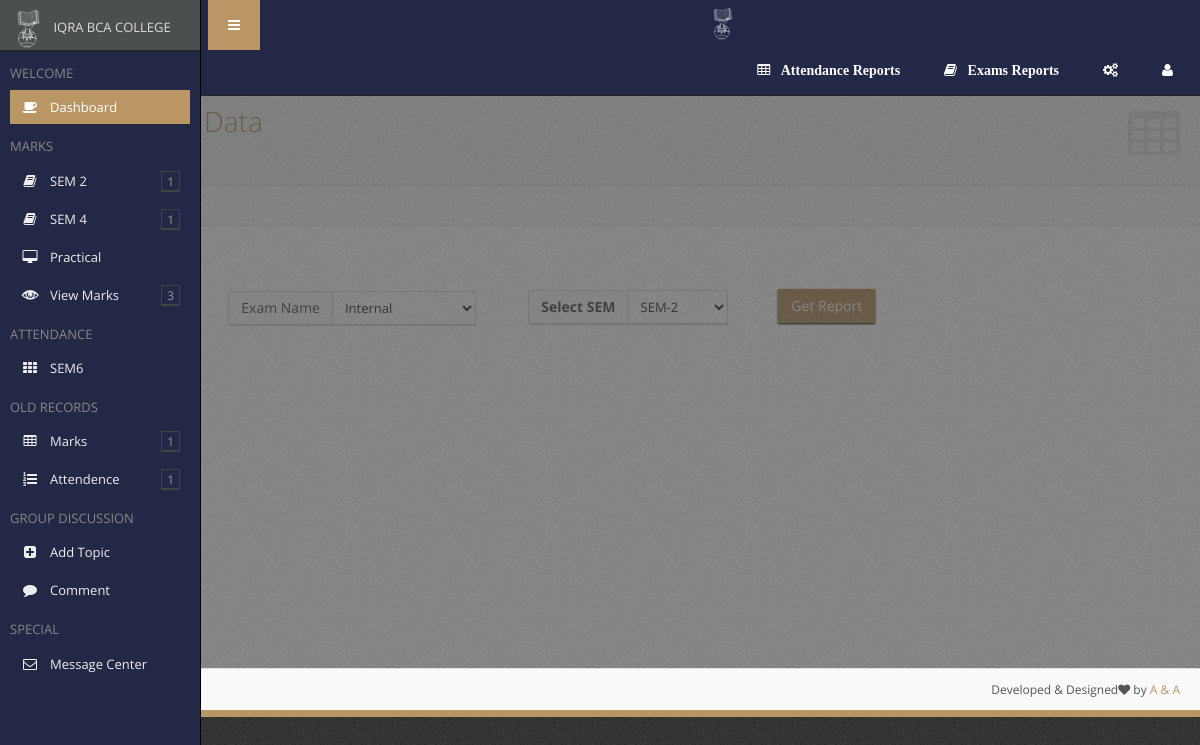
The page /faculty/pass.php (signed in) on the database its author committed.
### tables this page shows
CREATE TABLE `subject_tbl` (
  `subid` int(11) NOT NULL AUTO_INCREMENT,
  `scode` int(11) NOT NULL,
  `sname` varchar(50) NOT NULL,
  `sem` int(11) NOT NULL,
  `fid` int(11) DEFAULT NULL,
  PRIMARY KEY (`subid`)
);

CREATE TABLE `faculty_sem_tbl` (
  `fsid` int(11) NOT NULL AUTO_INCREMENT,
  `year` varchar(10) NOT NULL,
  `sem` int(11) DEFAULT NULL,
  `fid` int(11) NOT NULL,
  PRIMARY KEY (`fsid`)
);

### faculty/pass.php (the view, shortened to what this page needs)
<?php
include("page_content/listheader.php");
?>
</ul>
	<div class="row gutter30">
    <form method="post" id="form1" action="">
		<div class="col-sm-3 col-sm-offset-2">
			<div class="block" style="border: none;box-shadow: none;margin:20px 0">
					<div class="input-group">
						<span class="input-group-addon">Exam Name</span>
						<select name="exid" class="form-control">
							<?php
							$r=mysql_query("select * from exam_tbl where exname!='Practical' AND exname!='Performance'");
							while($r1=mysql_fetch_object($r)){?>
								<option value="<?= $r1->exid?>" <?php if(isset($_REQUEST["exid"])){if($r1->exid==$_REQUEST["exid"]){echo "selected";}}?>><?= $r1->exname ?></option>
							<?php }?>
						</select>
					</div>
					<div class="input-group" style="margin:-35px 0 0 300px;width:200px;">
							<span class="input-group-addon"><b>Select SEM</b></span>
							<select name="sem" class="form-control"  >
							    <?php
                                    $e=mysql_query("select * from student_sem_tbl where year='".$_SESSION["year"]."' group by sem");
                                    while($e1=mysql_fetch_object($e))
                                    { if($e1->sem!=null && $e1->sem%2==0){
                                $flag++;
                            }}
                            if($flag!=0)
                            {   $e=mysql_query("select * from student_sem_tbl where year='".$_SESSION["year"]."' AND sem%2=0 group by year,sem");
                                 while($e1=mysql_fetch_object($e)){
                            ?>
                                <option value='<?= $e1->sem; ?>' <?php if(isset($_REQUEST["sem"])){if($_REQUEST["sem"]==$e1->sem){echo "SELECTED";}}?> >SEM-<?= $e1->sem; ?></option>
                                <?php }}else{
                            $e=mysql_query("select * from student_sem_tbl where year='".$_SESSION["year"]."'group by year,sem");
                         while($e1=mysql_fetch_object($e)){
                            ?><option value='<?= $e1->sem; ?>' <?php if(isset($_REQUEST["sem"])){if($_REQUEST["sem"]==$e1->sem){echo "SELECTED";}}?> >SEM-<?= $e1->sem; ?></option><?php }}?>
							</select>
                        </div>
						<div class="input-group"  style="margin:-35px 0 0 550px;" >
							<input type="submit" name="sbtn" class="btn btn-primary" value="Get Report">
						</div>
					</div>
				</div>
                </form>
			</div>
			</div>
		</div>
<?php include("page_content/listfooter.php");?>

### faculty/page_content/left-side.php (shortened to what this page needs)
 <div id="sidebar-left" class="enable-hover">
  <div class="sidebar-content">
    <form action="page_ready_search_results.html" method="post" class="sidebar-search"><img src="img/iqra.svg" width="45" height="auto" alt="">
      IQRA BCA COLLEGE
    </form>
    <div class="sidebar-left-scroll">
      <ul class="sidebar-nav">
        <li>
          <h2 class="sidebar-header">Welcome</h2>
        </li>
        <li> <a href="index.php" class=" active"><i class="icon-coffee"></i>Dashboard</a> </li>
          <?php  include("DatabaseFiles/cn.php");
                $flag=0;
              $d=mysql_query("select * from student_sem_tbl where year='".$_SESSION["year"]."' group by sem");
              while($d1=mysql_fetch_object($d))
              { if($d1->sem!=null && $d1->sem%2==0){
              $flag++;
              }}
              if($flag!=0)
              {
                $s=mysql_query("select * from subject_tbl where sem%2=0 AND fid=".$_SESSION["fid"]." group by sem");
              }else
              {
                $s=mysql_query("select * from subject_tbl where sem%2!=0 AND fid=".$_SESSION["fid"]." group by sem");
              }
                $s2=mysql_fetch_object($s);
                if($s2)
                {?>
               <li>
                  <h2 class="sidebar-header"> Marks</h2>
               </li>
            <?php
                if($flag!=0)
                {
                    $s=mysql_query("select * from subject_tbl where sem%2=0 AND fid=".$_SESSION["fid"]." group by sem");
                }
                else
                {
                    $s=mysql_query("select * from subject_tbl where sem%2!=0 AND fid=".$_SESSION["fid"]." group by sem");
                }
                while($s1=mysql_fetch_object($s))
                 {
            ?>   <li><a href="#" class="menu-link"><i class="icon-book"></i>SEM <?= $s1->sem?></a>
                 <ul><?php
                       $r=mysql_query("select * from subject_tbl where fid=".$_SESSION["fid"]." AND sem=".$s1->sem);
                        while($r1=mysql_fetch_object($r))
                        {
                     ?>
                  <li><a href='exam_subject_form.php?subid=<?= $r1->subid?>'><?= $r1->sname?></a></li><?php }?></ul></li>
                <?php }?>
                 <li><a href='practical.php'><i class="icon-desktop"></i>Practical</a></li>
           <li> <a href='#' class="menu-link"><i class="glyphicon-eye_open"></i>View Marks</a>
          </li>
            <?php } if($_SESSION["sem"]!=""){?>
             <li>
                  <h2 class="sidebar-header">Attendance</h2>
             </li>
            <?php
                $r=mysql_query("select faculty_sem_tbl.* from login_tbl inner join faculty_sem_tbl where login_tbl.fid=faculty_sem_tbl.fid AND faculty_sem_tbl.sem=".$_SESSION["sem"]." AND faculty_sem_tbl.year='".$_SESSION["year"]."'");
                while($r1=mysql_fetch_object($r))
                {
            ?>
          <li> <a href="attendence_form.php"><i class="icon-th"></i>SEM<?= $r1->sem?></a></li>
         <?php }if($_SESSION["sem"]!=6){?>
          <?php }} if(isset($_SESSION["ffid"])){?>
            <li>
                <h2 class="sidebar-header">Old Records</h2>
            </li>
            <li> <a href='#' class="menu-link"><i class="icon-table"></i>Marks</a>
            </li>
            <li> <a href='#' class="menu-link"><i class="icon-list-ol"></i>Attendence</a>
            </li> <?php }if(!$s2){?>
                <li>
                  <h2 class="sidebar-header"> Marks</h2>
               </li>
            <li><a href='practical.php'><i class="icon-desktop"></i>Practical</a></li><?php }?>
          <li>
          <h2 class="sidebar-header">Group Discussion</h2>
          </li>
          <li> <a href='add_topic_form.php' class=""><i class="icon-plus-sign-alt"></i>Add Topic</a></li>
          <li> <a href='topic_comment_list.php' class=""><i class="icon-comment"></i>Comment</a></li>
          <li>
          <h2 class="sidebar-header">Special</h2>
          </li>
          <li> <a href='message_center.php' class=""><i class="icon-envelope-alt"></i>Message Center</a></li>
      </ul>
    </div>
  </div>
</div>

### faculty/css/main-1.03.css (style rules this page uses)
body { font-family:"Open Sans","Helvetica Neue",Helvetica,Arial,sans-serif;color:#555;font-size:13px;background:#454545 url(../img/template/bg.png) top left repeat }
header,#sidebar-left,#sidebar-right,#fx-container { -moz-transition:all .3s ease-out;-webkit-transition:all .3s ease-out;transition:all .3s ease-out }
header,#sidebar-left,#sidebar-right { -webkit-transform:translateZ(0);transform:translateZ(0) }
#sidebar-left,#sidebar-right { width:201px;top:0;bottom:0;z-index:1039;position:fixed;overflow:hidden;background-color:#222845 }
#sidebar-left { left:-201px;border-right:1px solid #000 }
.sidebar-left-open .sidebar-nav li a.active { margin-left:0;margin-right:0;padding:0 10px }
.sidebar-left-open #sidebar-left,.sidebar-left-open #sidebar-left.enable-hover { left:0 }
.sidebar-content { width:200px;color:#ddd }
.sidebar-search { height:51px;padding:5px;background:#4c4f4f;border-bottom:1px solid #222 }
.sidebar-header { margin:15px 0 10px;padding:0;color:#888;font-size:13px;font-weight:400;text-transform:uppercase }
.sidebar-nav { list-style:none;margin:0 10px;padding:0 }
.sidebar-nav li a { display:block;color:#eee;padding:0 10px;min-height:34px;line-height:34px;text-decoration:none;margin-top:4px }
.sidebar-nav a>i { width:20px;text-align:center;display:inline-block;margin:0 10px 0 0;font-size:14px }
.sidebar-nav li a.active { margin-left:-10px;margin-right:-10px;padding-left:20px }
.sidebar-nav li a.active,.sidebar-nav li>ul a.active:hover { color:#fff;background-color:#b99663 }
.block { margin:0 0 20px;padding:20px 20px 1px;background-color:#fff }
.block .block { border:1px solid #d9d9d9;-webkit-box-shadow:0 1px #d9d9d9;box-shadow:0 1px #d9d9d9 }
h1,h2,h3,h4,h5,h6,.h1,.h2,.h3,.h4,.h5,.h6 { font-family:"Open Sans","Helvetica Neue",Helvetica,Arial,sans-serif;font-weight:300 }
a { color:#b99663 }
.form-control { font-size:13px;padding:6px 8px;color:#333;border-color:#d9d9d9;border-radius:0!important;box-shadow:0 1px 0 #d9d9d9;box-shadow:0 1px 0 #d9d9d9 }
.input-group-addon { min-width:45px;text-align:center;background-color:#fcfcfc;border-color:#d9d9d9;box-shadow:0 1px 0 #d9d9d9;box-shadow:0 1px 0 #d9d9d9 }
.btn { margin:1px 0;border-radius:0!important }
.navbar .btn,.block-options .btn,.input-group .btn,.modal-content .btn { margin-top:0;margin-bottom:0 }
.btn-primary,.btn-primary:hover,.btn-primary:focus,.btn-primary:active,.btn-primary.active,.open .dropdown-toggle.btn-primary,.btn-primary.disabled,.btn-primary[disabled],fieldset[disabled] .btn-primary,.btn-primary.disabled:hover,.btn-primary[disabled]:hover,fieldset[disabled] .btn-primary:hover,.btn-primary.disabled:focus,.btn-primary[disabled]:focus,fieldset[disabled] .btn-primary:focus,.btn-primary.disabled:active,.btn-primary[disabled]:active,fieldset[disabled] .btn-primary:active,.btn-primary.disabled.active,.btn-primary[disabled].active,fieldset[disabled] .btn-primary.active { background-color:#B99663;border-color:#b99663;-webkit-box-shadow:0 1px 2px black;box-shadow:0 1px 2px black }
.row { margin-right:-5px;margin-left:-5px }
.col-xs-1,.col-xs-2,.col-xs-3,.col-xs-4,.col-xs-5,.col-xs-6,.col-xs-7,.col-xs-8,.col-xs-9,.col-xs-10,.col-xs-11,.col-xs-12,.col-sm-1,.col-sm-2,.col-sm-3,.col-sm-4,.col-sm-5,.col-sm-6,.col-sm-7,.col-sm-8,.col-sm-9,.col-sm-10,.col-sm-11,.col-sm-12,.col-md-1,.col-md-2,.col-md-3,.col-md-4,.col-md-5,.col-md-6,.col-md-7,.col-md-8,.col-md-9,.col-md-10,.col-md-11,.col-md-12,.col-lg-1,.col-lg-2,.col-lg-3,.col-lg-4,.col-lg-5,.col-lg-6,.col-lg-7,.col-lg-8,.col-lg-9,.col-lg-10,.col-lg-11,.col-lg-12 { padding-right:5px;padding-left:5px }
.row.gutter30 { margin-right:-15px;margin-left:-15px }
.sidebar-left-scroll .sidebar-nav { padding-bottom:25px }
@media (min-width:1200px) { #sidebar-left.enable-hover { left:-196px } }
@media (min-width:1200px) { .sidebar-left-scroll .sidebar-nav { padding-bottom:0 } }

### rows shown on the page
subject_tbl: sem "2"
subject_tbl: sem "4"
faculty_sem_tbl: sem "6"

### other values the page prints
form field exid "Internal"
